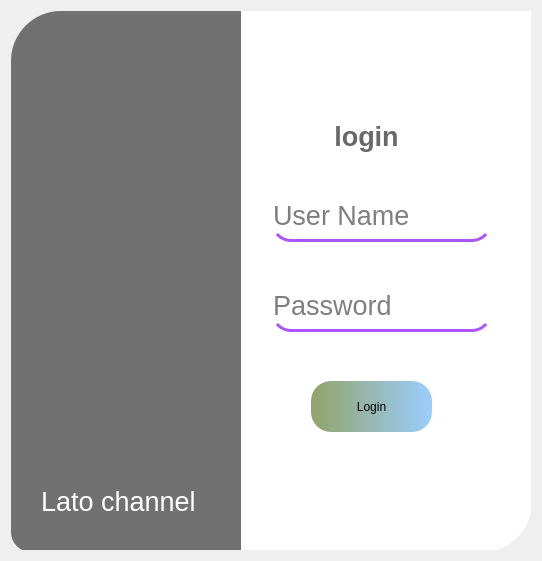
<?xml version="1.0" encoding="UTF-8"?>
<ui version="4.0">
 <class>Form</class>
 <widget class="QWidget" name="Form">
  <property name="geometry">
   <rect>
    <x>0</x>
    <y>0</y>
    <width>542</width>
    <height>561</height>
   </rect>
  </property>
  <property name="windowTitle">
   <string>Form</string>
  </property>
  <property name="styleSheet">
   <string notr="true"/>
  </property>
  <layout class="QVBoxLayout" name="verticalLayout">
   <item>
    <widget class="QFrame" name="frame">
     <property name="styleSheet">
      <string notr="true"/>
     </property>
     <widget class="QLabel" name="label">
      <property name="geometry">
       <rect>
        <x>0</x>
        <y>0</y>
        <width>261</width>
        <height>541</height>
       </rect>
      </property>
      <property name="styleSheet">
       <string notr="true">border-image: url(:/image/1.jpg);
border-radius: 20px;
border-top-left-radius: 50px;
background-color: rgba(0, 0, 0, 80);</string>
      </property>
      <property name="text">
       <string/>
      </property>
     </widget>
     <widget class="QLabel" name="label_2">
      <property name="geometry">
       <rect>
        <x>0</x>
        <y>0</y>
        <width>261</width>
        <height>541</height>
       </rect>
      </property>
      <property name="styleSheet">
       <string notr="true">background-color: rgba(0, 0, 0, 80);
border-radius: 20px;
border-top-left-radius: 50px;
</string>
      </property>
      <property name="text">
       <string/>
      </property>
     </widget>
     <widget class="QLabel" name="label_3">
      <property name="geometry">
       <rect>
        <x>230</x>
        <y>0</y>
        <width>291</width>
        <height>541</height>
       </rect>
      </property>
      <property name="styleSheet">
       <string notr="true">background-color: rgb(255, 255, 255);
border-bottom-right-radius: 50px;</string>
      </property>
      <property name="text">
       <string/>
      </property>
     </widget>
     <widget class="QLabel" name="label_4">
      <property name="geometry">
       <rect>
        <x>280</x>
        <y>100</y>
        <width>151</width>
        <height>51</height>
       </rect>
      </property>
      <property name="font">
       <font>
        <pointsize>20</pointsize>
        <weight>75</weight>
        <bold>true</bold>
       </font>
      </property>
      <property name="styleSheet">
       <string notr="true">color: rgba(0, 0, 0, 150);</string>
      </property>
      <property name="text">
       <string>login</string>
      </property>
      <property name="alignment">
       <set>Qt::AlignCenter</set>
      </property>
     </widget>
     <widget class="QLineEdit" name="lineEdit">
      <property name="geometry">
       <rect>
        <x>260</x>
        <y>180</y>
        <width>221</width>
        <height>51</height>
       </rect>
      </property>
      <property name="font">
       <font>
        <pointsize>20</pointsize>
       </font>
      </property>
      <property name="styleSheet">
       <string notr="true">border: none;
border-bottom: 3px solid rgba(170, 85, 255,255);
border-radius: 20px;
background-color: qradialgradient( stop:1 rgba(255, 255, 255, 0));
</string>
      </property>
      <property name="text">
       <string/>
      </property>
      <property name="placeholderText">
       <string>User Name</string>
      </property>
     </widget>
     <widget class="QLineEdit" name="lineEdit_2">
      <property name="geometry">
       <rect>
        <x>260</x>
        <y>270</y>
        <width>221</width>
        <height>51</height>
       </rect>
      </property>
      <property name="font">
       <font>
        <pointsize>20</pointsize>
       </font>
      </property>
      <property name="styleSheet">
       <string notr="true">border: none;
border-bottom: 3px solid rgba(170, 85, 255,255);
border-radius: 20px;

</string>
      </property>
      <property name="text">
       <string/>
      </property>
      <property name="echoMode">
       <enum>QLineEdit::Password</enum>
      </property>
      <property name="placeholderText">
       <string>Password</string>
      </property>
     </widget>
     <widget class="QPushButton" name="Button_login">
      <property name="geometry">
       <rect>
        <x>300</x>
        <y>370</y>
        <width>121</width>
        <height>51</height>
       </rect>
      </property>
      <property name="styleSheet">
       <string notr="true">QPushButton#Button_login{
   font: 20pt &quot;MS Shell Dlg 2&quot;;
   background-color: qlineargradient(spread:pad, x1:0, y1:0, x2:1, y2:0, stop:0       rgba(70, 100, 0, 150), stop:1 rgba(85, 170, 255, 150));
   border-radius: 20px;
}
QPushButton#Button_login:hover{
	background-color: qlineargradient(spread:pad, x1:0, y1:0, x2:1, y2:0, stop:0       rgba(70, 100, 0, 200), stop:1 rgba(85, 170, 255, 200));
}
QPushButton#Button_login:pressed{
padding-left: 2px;
padding-top: 2px;
background-color: rgb(85, 255, 0);
}</string>
      </property>
      <property name="text">
       <string>Login</string>
      </property>
     </widget>
     <widget class="QLabel" name="label_5">
      <property name="geometry">
       <rect>
        <x>30</x>
        <y>470</y>
        <width>181</width>
        <height>41</height>
       </rect>
      </property>
      <property name="font">
       <font>
        <family>MS Shell Dlg 2</family>
        <pointsize>20</pointsize>
        <weight>50</weight>
        <italic>false</italic>
        <bold>false</bold>
       </font>
      </property>
      <property name="styleSheet">
       <string notr="true">font: 20pt &quot;MS Shell Dlg 2&quot;;
color: rgb(255, 255, 255);</string>
      </property>
      <property name="text">
       <string>Lato channel</string>
      </property>
     </widget>
    </widget>
   </item>
  </layout>
 </widget>
 <resources>
  <include location="res.qrc"/>
 </resources>
 <connections/>
</ui>
